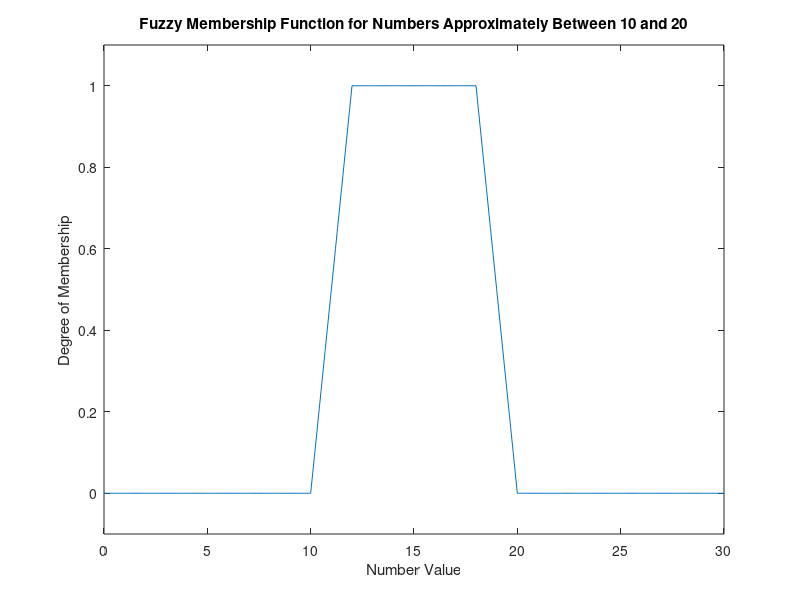

Source code (MATLAB):
% Define a range of numbers
x = 0:0.1:30; % Example range

% Define the membership function for "approximately between 10 and 20"
mu_approx1020 = zeros(size(x));
mu_approx1020((x > 10) & (x <= 12)) = (x((x > 10) & (x <= 12)) - 10) / (12 - 10);
mu_approx1020((x > 12) & (x < 18)) = 1;
mu_approx1020((x >= 18) & (x < 20)) = (20 - x((x >= 18) & (x < 20))) / (20 - 18);

% Plot
figure;
plot(x, mu_approx1020);
title('Fuzzy Membership Function for Numbers Approximately Between 10 and 20');
xlabel('Number Value');
ylabel('Degree of Membership');

% Adjust y-axis limits
ylim([-0.1, 1.1]);